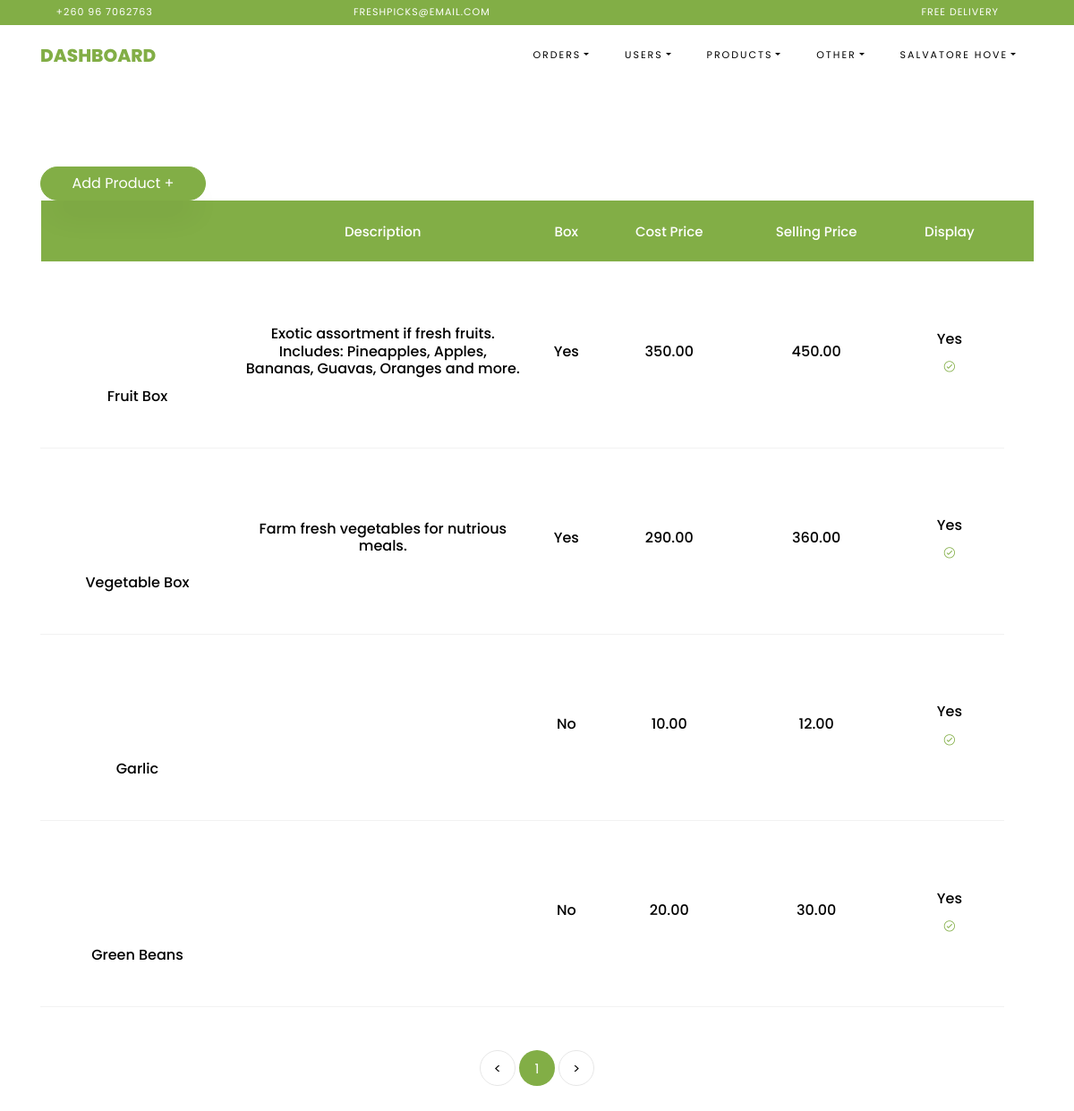
The page /admin/products (signed in) on the database its author committed.
### freshpicks/databaseModels.py (models this page shows, shortened)
class Products(db.Model):
    id = db.Column(db.Integer, primary_key=True, autoincrement=True, unique=True)
    name = db.Column(db.String(), unique=True, nullable=False)
    description = db.Column(db.String(), nullable=True)
    sell_price = db.Column(db.Float(), nullable=False)
    cost_price = db.Column(db.Float(), nullable=False)
    image_location = db.Column(db.String(), unique=True, nullable=False)
    is_box = db.Column(db.Boolean(), default=False, nullable=False)
    is_displayed = db.Column(db.Boolean(), default=False, nullable=False)

### freshpicks/admins/routes.py (the view, shortened to what this page needs)
@admins.route('/admin/<path:view>')
def admin_view(view):
    if not g.admins:
        return redirect(url_for('.admin'))
    page = request.args.get('page', 1, type=int)
    if "orders" in view:
        orders = ""  # need this to handle the filter the orders  in the view
        order_type = "all_orders"
        if view == "pending_orders":
            orders = Orders.query.filter_by(status="pending").paginate(per_page=PER_PAGE_VIEW, page=page)
            order_type = "pending_orders"
        if view == "completed_orders":
            orders = Orders.query.filter_by(status="complete").paginate(per_page=PER_PAGE_VIEW, page=page)
            order_type = "completed_orders"
        elif view == "cancelled_orders":
            orders = Orders.query.filter_by(status="cancel").paginate(per_page=PER_PAGE_VIEW, page=page)
            order_type = "cancelled_orders"
        elif view == "all_orders":
            orders = Orders.query.paginate(per_page=PER_PAGE_VIEW, page=page)
        return render_template('admin/manage_orders.html', order_type=order_type, orders_list=orders)
    elif view == "customers":
        customer_list = Customers.query.order_by(Customers.fullname.asc()).paginate(per_page=PER_PAGE_VIEW, page=page)
        return render_template('admin/manage_customers.html', customer_list=customer_list)
    elif view == "admin_users":
        admin_list = AdminUsers.query.order_by(AdminUsers.username.asc()).paginate(per_page=PER_PAGE_VIEW, page=page)
        return render_template('admin/manage_users.html', admin_list=admin_list)
    elif view == "products":
        product_list = Products.query.order_by(Products.is_box.desc(), Products.name.asc()).paginate(
            per_page=PER_PAGE_VIEW, page=page)
        return render_template('admin/manage_products.html', product_list=product_list)
    return render_template('admin/manage_products.html', product_list=[])

### freshpicks/admins/routes.py (called while the page is built)
@admins.before_request
def before_request():
    g.admins = None
    if 'admin_username' in session:
        g.admins = session['admin_username']

### freshpicks/templates/admin/manage_products.html (shortened to what this page needs)
{% extends 'admin/admin_template.html' %}
{% block navbar %}Dashboard{% endblock %}
{% block content %}
    <section class="ftco-section ftco-cart">
        <div class="container">
            <div class="row">
                <div class="col-md-12 ftco-animate">
                    <div class="cart-list">
                        <div>
                            <a type="button" class="col-md-2 btn btn-primary" href="{{ url_for('.add_product') }}">
                                Add Product +
                            </a>
                        </div>
                        <table class="table">
                            <thead class="thead-primary">
                            <tr class="text-center">
                                <th></th>
                                <th>Description</th>
                                <th>Box</th>
                                <th>Cost Price</th>
                                <th>Selling Price</th>
                                <th>Display</th>
                                <th></th>
                            </tr>
                            </thead>
                            <tbody>
                            {% if product_list %}
                                {% for item in product_list.items %}
                                    <tr class="text-center">
                                        <td class="image-prod">
                                            <a href="{{ url_for('.edit_product', product_id =item.id) }}"
                                               class="alert-link">
                                                <div class="img"
                                                     style="background-image:url({{ item.image_location }});">
                                                </div>
                                                <h6>{{ item.name }}</h6>
                                            </a>
                                        </td>
                                        <td class="product-name">
                                            <h6>{{ item.description }}</h6>
                                        </td>
                                        <td class="product-category">
                                            <h6>{{ "Yes" if item.is_box else "No" }}</h6>
                                        </td>
                                        <td class="product-category">
                                            <h6>{{ "%.2f"|format(item.cost_price) }}</h6>
                                        </td>
                                        <td class="product-category">
                                            <h6>{{ "%.2f"|format(item.sell_price) }}</h6>
                                        </td>
                                        <td class="product-category">
                                            <a href="{{ url_for('.toggle_product_display', product_id=item.id) }}"
                                               class="alert-link">
                                                {% if  item.is_displayed %}
                                                    <h6>{{ "Yes" }}</h6>
                                                    <span class="ion-ios-checkmark-circle-outline"></span>
                                                {% else %}
                                                    <h6>{{ "No" }}</h6>
                                                    <span class="ion-ios-close-circle-outline"></span>
                                                {% endif %}
                                            </a>
                                        </td>
                                    </tr>
                                {% endfor %}
                            {% endif %}
                            </tbody>
                        </table>
                        <div class="row mt-5">
                            <div class="col text-center">
                                <div class="block-27">
                                    <ul>
                                        <li><a href="#">&lt;</a></li>
                                        {% if product_list %}
                                            {% for page_num in product_list.iter_pages(left_edge=1, right_edge=1, left_current=1, right_current=2) %}
                                                {% if page_num %}
                                                    {% if product_list.page == page_num %}
                                                        <li class="active"
                                                            href="{{ url_for('.admin_view', view='products', page=page_num) }}">
                                                            <span>{{ page_num }}</span></li>
                                                    {% else %}
                                                        <li>
                                                            <a href="{{ url_for('.admin_view', view='products', page=page_num) }}">{{ page_num }}</a>
                                                        </li>
                                                    {% endif %}
                                                {% else %}
                                                    <li>
                                                        <a href="{{ url_for('.admin_view', view='products', page=right_edge) }}">...</a>
                                                    </li>
                                                {% endif %}
                                            {% endfor %}
                                        {% endif %}
                                        <li><a href="#">&gt;</a>
                                        </li>
                                    </ul>
                                </div>
                            </div>
                        </div>
                    </div>
                </div>
            </div>
        </div>
    </section>
{% endblock %}

### freshpicks/templates/admin/admin_template.html (shortened to what this page needs)
<!DOCTYPE html>
<html lang="en">
<head>
    <link rel="stylesheet" href="../../static/css/open-iconic-bootstrap.min.css">
    <link rel="stylesheet" href="../../static/css/animate.css">
    <link rel="stylesheet" href="../../static/css/owl.carousel.min.css">
    <link rel="stylesheet" href="../../static/css/owl.theme.default.min.css">
    <link rel="stylesheet" href="../../static/css/magnific-popup.css">
    <link rel="stylesheet" href="../../static/css/aos.css">
    <link rel="stylesheet" href="../../static/css/ionicons.min.css">
    <link rel="stylesheet" href="../../static/css/bootstrap-datepicker.css">
    <link rel="stylesheet" href="../../static/css/jquery.timepicker.css">
    <link rel="stylesheet" href="../../static/css/flaticon.css">
    <link rel="stylesheet" href="../../static/css/icomoon.css">
    <link rel="stylesheet" href="../../static/css/style.css">
</head>
<body class="goto-here">
<div class="py-1 bg-primary">
    <div class="container">
        <div class="row no-gutters d-flex align-items-start align-items-center px-md-0">
            <div class="col-lg-12 d-block">
                <div class="row d-flex">
                    <div class="col-md pr-4 d-flex topper align-items-center">
                        <div class="icon mr-2 d-flex justify-content-center align-items-center"><span
                                class="icon-phone2"></span></div>
                        <span class="text">+260 96 7062763</span>
                    </div>
                    <div class="col-md pr-4 d-flex topper align-items-center">
                        <div class="icon mr-2 d-flex justify-content-center align-items-center"><span
                                class="icon-paper-plane"></span></div>
                        <span class="text">freshpicks@email.com</span>
                    </div>
                    <div class="col-md-5 pr-4 d-flex topper align-items-center text-lg-right">
                        <span class="text">Free delivery</span>
                    </div>
                </div>
            </div>
        </div>
    </div>
</div>
<nav class="navbar navbar-expand-lg navbar-dark ftco_navbar bg-dark ftco-navbar-light" id="ftco-navbar">
    <div class="container">
        <a class="navbar-brand" href="{{ url_for('main.home') }}">{% block navbar %}{% endblock %}</a>
        <div class="collapse navbar-collapse" id="ftco-nav">
            <ul class="navbar-nav ml-auto">
                <li class="nav-item dropdown">
                    <a class="nav-link dropdown-toggle" href="#" id="dropdown04" data-toggle="dropdown"
                       aria-haspopup="true" aria-expanded="false">Orders</a>
                </li>
                <li class="nav-item dropdown">
                    <a class="nav-link dropdown-toggle" href="#" id="dropdown04" data-toggle="dropdown"
                       aria-haspopup="true" aria-expanded="false">Users</a>
                </li>
                <li class="nav-item dropdown">
                    <a class="nav-link dropdown-toggle" href="#" id="dropdown04" data-toggle="dropdown"
                       aria-haspopup="true" aria-expanded="false">Products</a>
                </li>
                <li class="nav-item dropdown">
                    <a class="nav-link dropdown-toggle" href="#" id="dropdown04" data-toggle="dropdown"
                       aria-haspopup="true" aria-expanded="false">Other</a>
                </li>
                {% if g.admins %}
                    <li class="nav-item dropdown">
                        <a class="nav-link dropdown-toggle" href="#" id="dropdown04" data-toggle="dropdown"
                           aria-haspopup="true" aria-expanded="false">{{ session['name'] }}</a>
                    </li>
                {% else: %}
                    <li class="nav-item"><a href="{{ url_for('admins.admin') }}" class="nav-link">Login</a></li>
                {% endif %}
            </ul>
        </div>
    </div>
</nav>
{% block content %} {% endblock %}
</body>
</html>

### freshpicks/static/css/icomoon.css (style rules this page uses)
[class^="icon-"], [class*=" icon-"] { font-family: 'icomoon' !important; speak: none; font-style: normal; font-weight: normal; font-variant: normal; text-transform: none; line-height: 1; -webkit-font-smoothing: antialiased; -moz-osx-font-smoothing: grayscale; }
.icon-paper-plane:before { content: "\f1d8"; }
.icon-phone2:before { content: "\e0cd"; }

### rows shown on the page
Products: name "Fruit Box", description "Exotic assortment if fresh fruits. Includes: Pineapples, Apples, Bananas, Guavas, Oranges and more.", is_box "Yes", cost_price "350.00", sell_price "450.00", value "Yes"
Products: name "Vegetable Box", description "Farm fresh vegetables for nutrious meals.", is_box "Yes", cost_price "290.00", sell_price "360.00", value "Yes"
Products: name "Garlic", is_box "No", cost_price "10.00", sell_price "12.00", value "Yes"
Products: name "Green Beans", is_box "No", cost_price "20.00", sell_price "30.00", value "Yes"

### other values the page prints
{{ session['name'] }} "SALVATORE HOVE"
{{ page_num }} "1"
